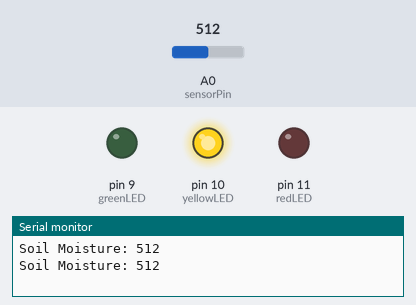
Recording of a sketch running on a simulated Arduino Uno, built with avr-gcc and run on an emulated ATmega328P. Parts: output pins drawn as LEDs (lit = HIGH), the last lines printed to the serial monitor. The inputs (shaded band) are chosen by the test bench; at power-on: A0 (sensorPin) = 512. Not simulated (calls return 0 or success): arduino_secrets.h.

Above: at 1.8 s.
1.9 s: A0 (sensorPin) set to 492
At 2.3 s:
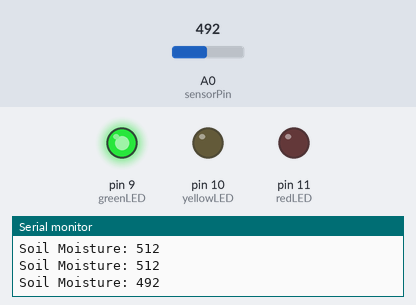
3.5 s: A0 (sensorPin) set to 810
At 5.0 s:
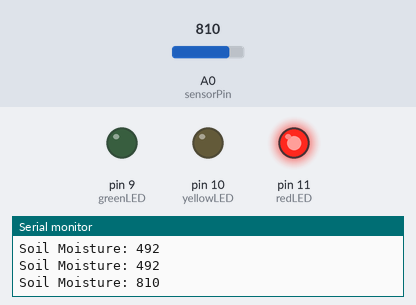
5.5 s: A0 (sensorPin) set to 788
At 6.6 s:
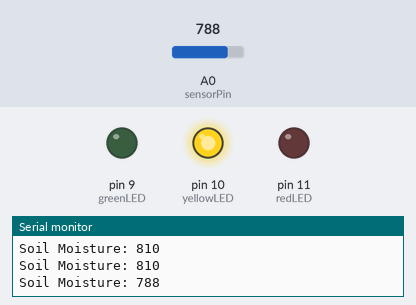
7.5 s: A0 (sensorPin) set to 900
At 9.3 s:
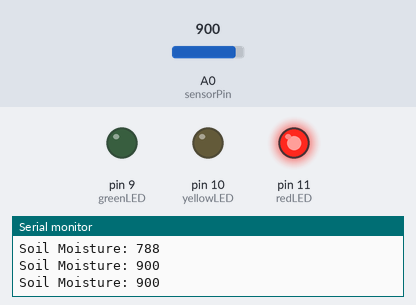
Timing chart, 0 to 10.5 s (numbered marks = the images above; inputs shaded):
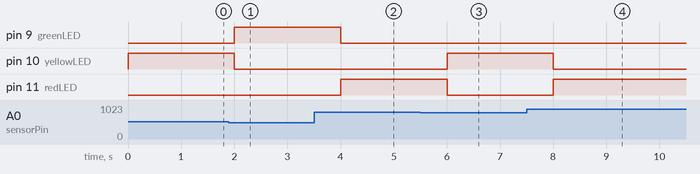

The sketch:

SoilMoisture_Sensor_LED_Indicator.ino
```cpp
#include "arduino_secrets.h"

// Define pins
const int sensorPin = A0;   // Soil Moisture Sensor pin
const int greenLED = 9;     // Green LED pin
const int yellowLED = 10;   // Yellow LED pin
const int redLED = 11;      // Red LED pin

void setup() {
  Serial.begin(9600);       // Initialize serial monitor
  pinMode(greenLED, OUTPUT);
  pinMode(yellowLED, OUTPUT);
  pinMode(redLED, OUTPUT);
}

void loop() {
  int moistureValue = analogRead(sensorPin); // Read moisture sensor value

  Serial.print("Soil Moisture: ");
  Serial.println(moistureValue);  // Print moisture level to Serial Monitor

  // LED Indicator Logic
  if (moistureValue > 800) {           // Very Dry
    digitalWrite(greenLED, LOW);
    digitalWrite(yellowLED, LOW);
    digitalWrite(redLED, HIGH);        // Turn on Red LED
  } else if (moistureValue > 500) {    // Moderate
    digitalWrite(greenLED, LOW);
    digitalWrite(yellowLED, HIGH);     // Turn on Yellow LED
    digitalWrite(redLED, LOW);
  } else {                             // Sufficiently Wet
    digitalWrite(greenLED, HIGH);      // Turn on Green LED
    digitalWrite(yellowLED, LOW);
    digitalWrite(redLED, LOW);
  }

  delay(1000); // Wait for 1 second before the next reading
}
```

Measured:
- the behaviour switches between 501 and 500 on A0 (sensorPin) (found by bisection; images 0 and 1)
- the behaviour switches between 801 and 800 on A0 (sensorPin) (found by bisection; images 2 and 3)
- after the input at 1.9 s, pin 9 (greenLED): LOW → HIGH after 0.10 s; pin 10 (yellowLED): HIGH → LOW after 0.10 s
- after the input at 3.5 s, pin 9 (greenLED): HIGH → LOW after 0.50 s; pin 11 (redLED): LOW → HIGH after 0.50 s
- after the input at 5.5 s, pin 10 (yellowLED): LOW → HIGH after 0.50 s; pin 11 (redLED): HIGH → LOW after 0.50 s
- after the input at 7.5 s, pin 10 (yellowLED): HIGH → LOW after 0.50 s; pin 11 (redLED): LOW → HIGH after 0.50 s
